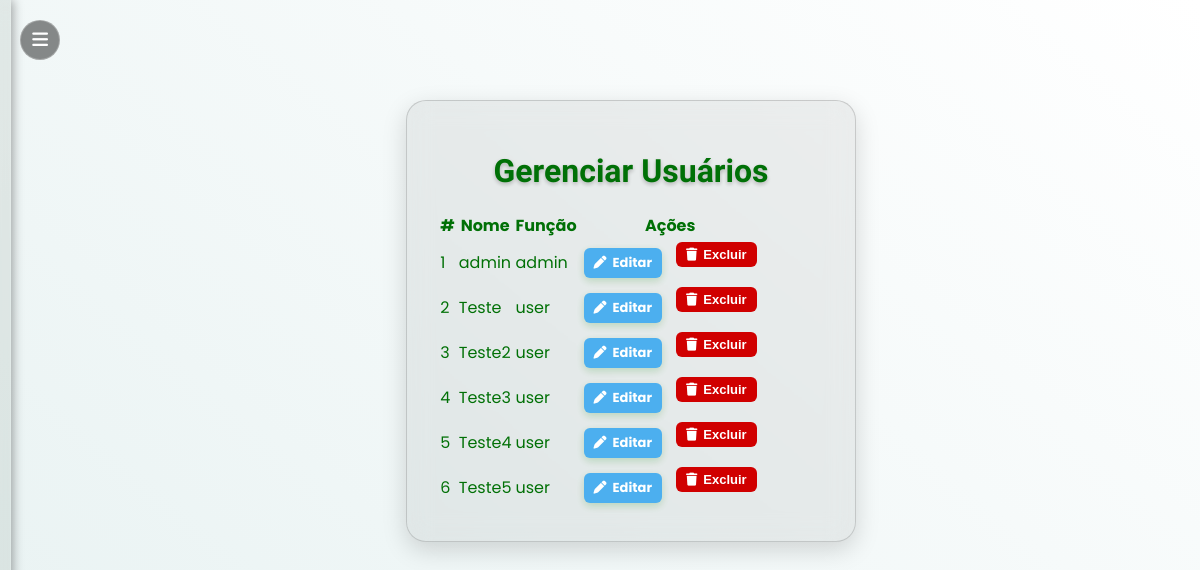
Before: /usuarios (signed in) with the older database file.
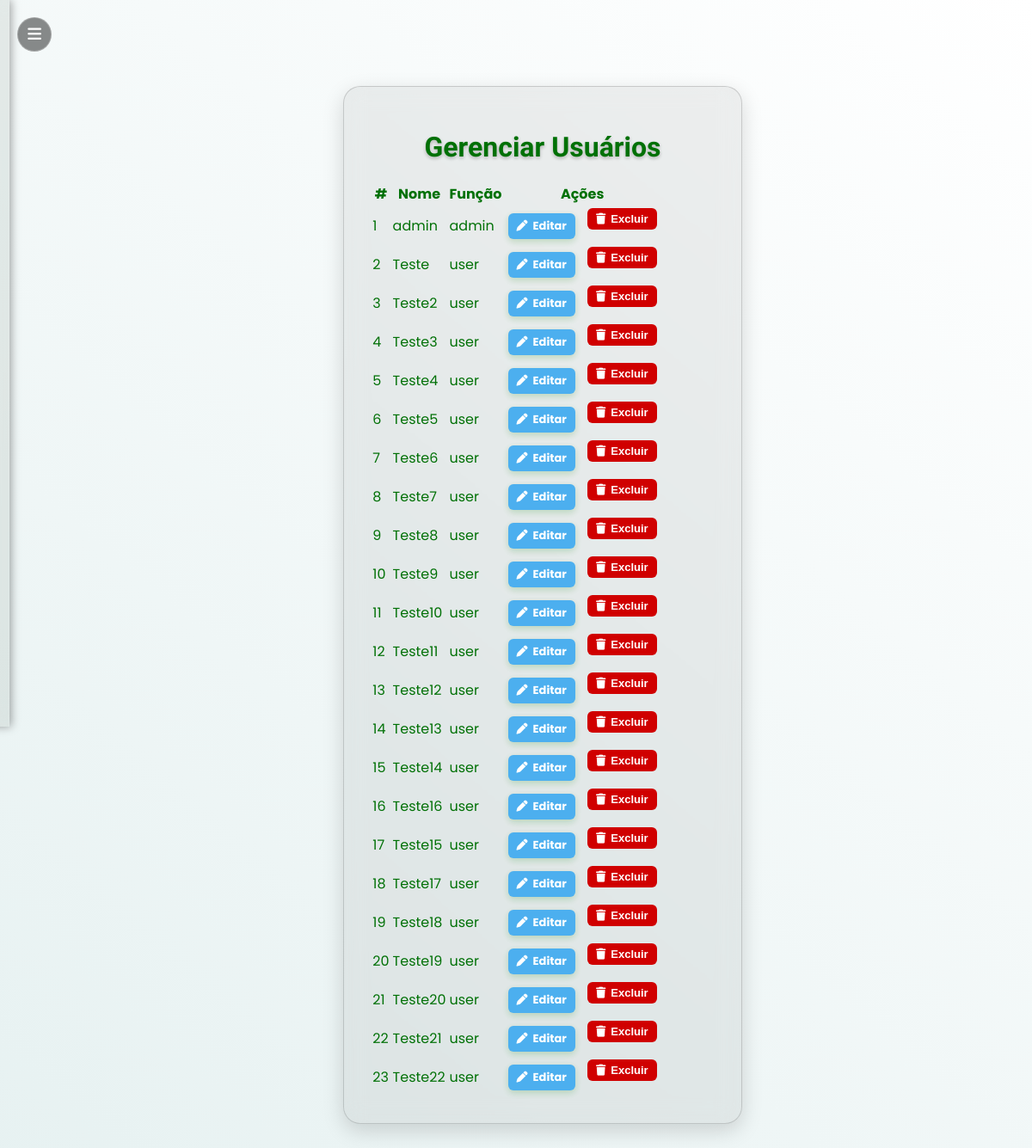
After: the same page with the newer database file.
### tables this page shows
CREATE TABLE users (
            id INTEGER PRIMARY KEY AUTOINCREMENT,
            nome TEXT UNIQUE NOT NULL,
            senha TEXT NOT NULL,
            role TEXT DEFAULT 'user'
        );

### app.py (the view)
@app.route("/usuarios", endpoint="usuarios")
def usuarios():
    if "user" not in session or session["role"] != "admin":
        return redirect(url_for("login"))
    conn = get_conn()
    cur = conn.cursor()
    cur.execute("SELECT id, nome, role FROM users ORDER BY id ASC;")
    usuarios = cur.fetchall()
    conn.close()
    return render_template("usuarios.html", usuarios=usuarios)

### app.py (called while the page is built)
def get_conn():
    if DATABASE_URL and psycopg2:
        return psycopg2.connect(DATABASE_URL, sslmode="require")
    else:
        return sqlite3.connect(LOCAL_DB, check_same_thread=False)

### templates/usuarios.html (shortened to what this page needs)
{% extends "base.html" %}
{% block content %}
<link rel="stylesheet" href="https://cdn.datatables.net/1.13.6/css/jquery.dataTables.min.css">
<link rel="stylesheet" href="https://cdnjs.cloudflare.com/ajax/libs/font-awesome/6.5.0/css/all.min.css">
<div class="container">
  <h1 class="titulo-tomorrow">Gerenciar Usuários</h1>
  <table id="usuarios" class="display">
    <thead>
      <tr>
        <th>#</th>
        <th>Nome</th>
        <th>Função</th>
        <th>Ações</th>
      </tr>
    </thead>
    <tbody>
      {% for u in usuarios %}
      <tr>
        <td>{{ loop.index }}</td>
        <td>{{ u[1] }}</td>
        <td>{{ u[2] }}</td>
        <td>
          <div class="acoes-btns">
            <a href="{{ url_for('editar_usuario', id=u[0]) }}" class="btn btn-editar">
              <i class="fa fa-pen"></i> Editar
            </a>
            <form method="POST" action="{{ url_for('excluir_usuario', id=u[0]) }}" style="display:inline;">
              <button type="submit" class="btn btn-excluir" onclick="return confirm('Deseja excluir este usuário?')">
                <i class="fa fa-trash"></i> Excluir
              </button>
            </form>
          </div>
        </td>
      </tr>
      {% endfor %}
    </tbody>
  </table>
</div>
{% endblock %}

Changed rows visible on the page:
added users: nome "Teste6", role "user"
added users: nome "Teste7", role "user"
added users: nome "Teste8", role "user"
added users: nome "Teste9", role "user"
added users: nome "Teste10", role "user"
added users: nome "Teste11", role "user"
added users: nome "Teste12", role "user"
added users: nome "Teste13", role "user"
added users: nome "Teste14", role "user"
added users: nome "Teste16", role "user"
added users: nome "Teste15", role "user"
added users: nome "Teste17", role "user"
added users: nome "Teste18", role "user"
added users: nome "Teste19", role "user"
added users: nome "Teste20", role "user"
added users: nome "Teste21", role "user"
added users: nome "Teste22", role "user"
